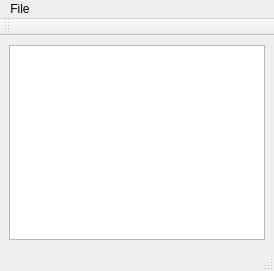
<?xml version="1.0" encoding="UTF-8"?>
<ui version="4.0">
 <class>Agenda</class>
 <widget class="QMainWindow" name="Agenda">
  <property name="geometry">
   <rect>
    <x>0</x>
    <y>0</y>
    <width>274</width>
    <height>271</height>
   </rect>
  </property>
  <property name="windowTitle">
   <string>MainWindow</string>
  </property>
  <property name="windowIcon">
   <iconset resource="../resource.qrc">
    <normaloff>:/imagenes/icono</normaloff>:/imagenes/icono</iconset>
  </property>
  <widget class="QWidget" name="centralWidget">
   <layout class="QVBoxLayout" name="verticalLayout">
    <item>
     <widget class="QListView" name="listView"/>
    </item>
   </layout>
  </widget>
  <widget class="QMenuBar" name="menuBar">
   <property name="geometry">
    <rect>
     <x>0</x>
     <y>0</y>
     <width>274</width>
     <height>22</height>
    </rect>
   </property>
   <widget class="QMenu" name="menuFile">
    <property name="title">
     <string>File</string>
    </property>
   </widget>
   <addaction name="menuFile"/>
  </widget>
  <widget class="QToolBar" name="toolBar">
   <property name="windowTitle">
    <string>toolBar</string>
   </property>
   <attribute name="toolBarArea">
    <enum>TopToolBarArea</enum>
   </attribute>
   <attribute name="toolBarBreak">
    <bool>false</bool>
   </attribute>
  </widget>
  <widget class="QStatusBar" name="statusBar"/>
 </widget>
 <resources>
  <include location="../resource.qrc"/>
 </resources>
 <connections/>
</ui>
